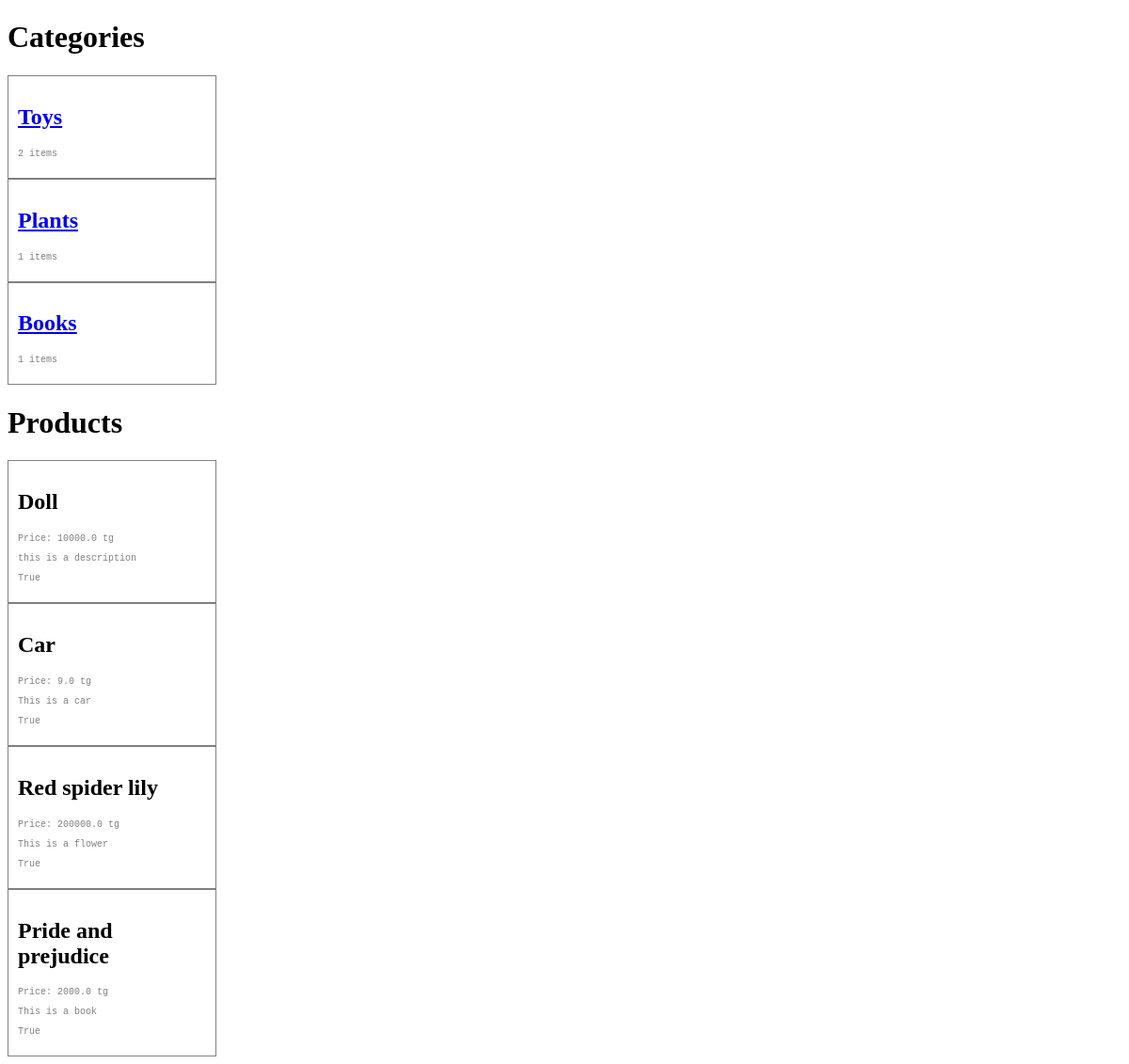
The page / on the database its author committed.
### api/models.py (models this page shows, shortened)
class Category(models.Model):
    name = models.CharField(max_length = 255)
    class Meta:
        verbose_name_plural = 'Categories'

class Product(models.Model):
    category = models.ForeignKey(Category, related_name='products', on_delete=models.CASCADE)
    name = models.CharField(max_length = 255)
    price = models.FloatField()
    description = models.TextField(blank=True, null=True)
    count = models.IntegerField()
    is_active = models.BooleanField(default=False)

### api/views.py (the view)
# urls.py: path('', views.index, name='index'),
def index(request):
    products = Product.objects.all()
    categories = Category.objects.all()
    descriptions = Product.objects.all()
    return render(request, 'index.html', {
        'categories': categories,
        'products': products,
        'description': descriptions,
    })

### api/templates/index.html
{% extends 'base.html' %}
{% block content %}
    <h1>Categories</h1>
    {% for category in categories %}
    <div class="box">
        <a href="#"><h2>{{ category.name }}</h2></a>
        <p>{{ category.products.count }} items</p>
    </div>
    {% endfor %}
    <h1>Products</h1>
    {% for product in products %}
    <div class="box">
        <h2>{{ product.name }}</h2>
        <p>Price: {{ product.price }} tg</p>
        <p>{{ product.description }}</p>
        <p>{{ product.is_active }}</p>
    </div>
    {% endfor %}
{% endblock %}

### api/templates/base.html (shortened to what this page needs)
{% load static %}
<!DOCTYPE html>
<html lang="en">
<head>
    <link rel="stylesheet" href="{% static 'style.css' %}">
</head>
<body>
    {% block content %}
    {% endblock %}
</body>
</html>

### api/static/style.css (style rules this page uses)
.box { width: 200px; border: 1px solid grey; padding: 10px; }
p { font-family:'Courier New', Courier, monospace; font-size: 10px; color: grey; }

### rows shown on the page
Category: name "Toys", products.count "2"
Category: name "Plants", products.count "1"
Category: name "Books", products.count "1"
Product: name "Doll", price "10000.0", description "this is a description", is_active "True"
Product: name "Car", price "9.0", description "This is a car", is_active "True"
Product: name "Red spider lily", price "200000.0", description "This is a flower", is_active "True"
Product: name "Pride and prejudice", price "2000.0", description "This is a book", is_active "True"
